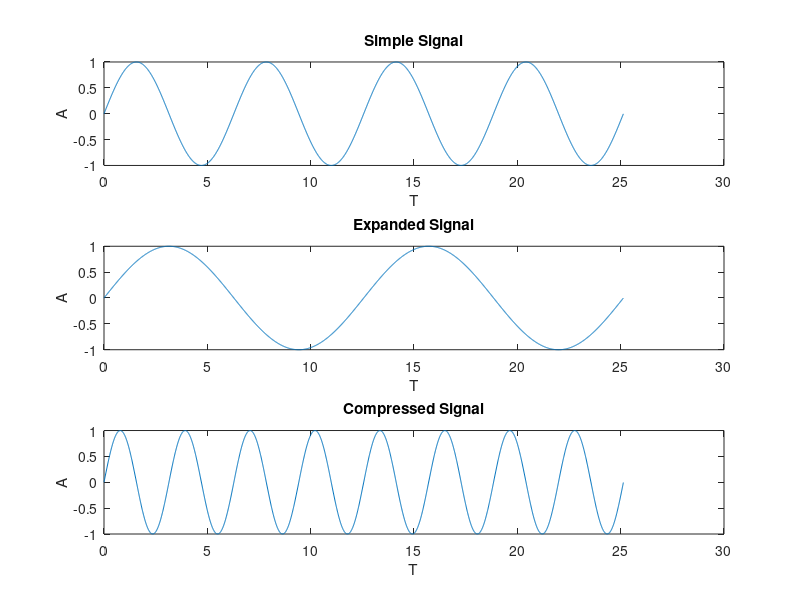

The MATLAB source for this figure:
t=0:0.01:8*pi;
x=sin(t);
subplot(3,1,1)
plot(t,x)
title('Simple Signal')
xlabel('T')
ylabel('A')
y=sin(t/2);
subplot(3,1,2)
plot(t,y)
title('Expanded Signal')
xlabel('T')
ylabel('A')
z=sin(t*2) ;
subplot(3,1,3)
plot(t,z)
title('Compressed Signal')
xlabel('T')
ylabel('A')